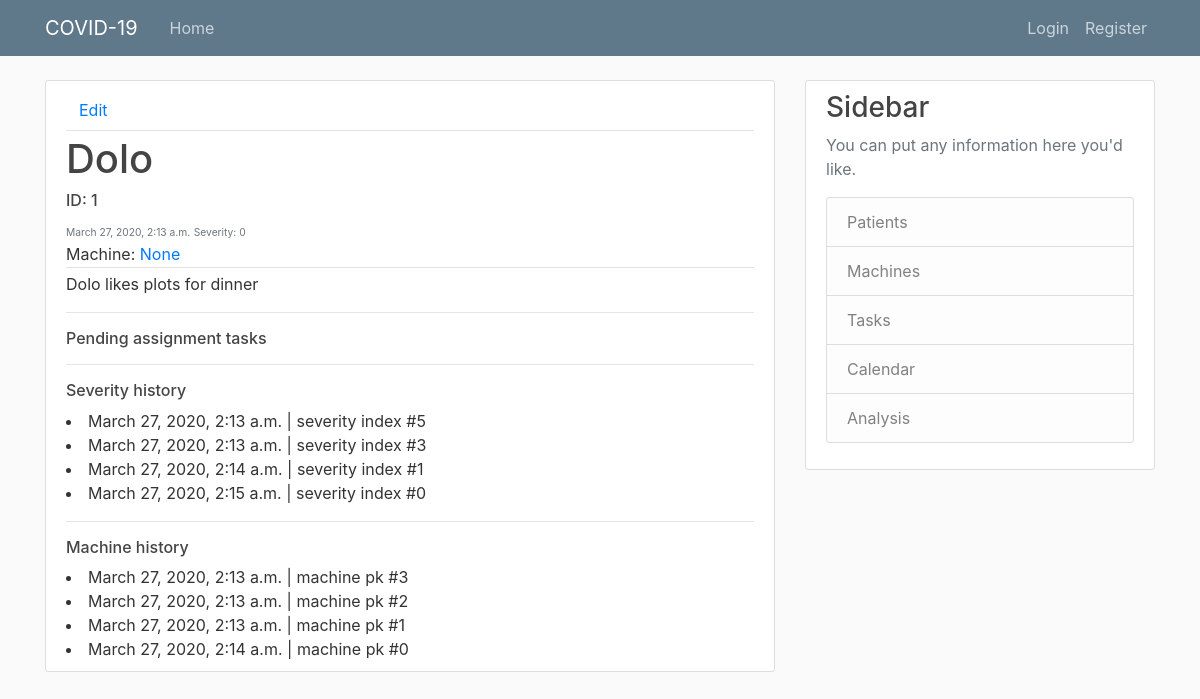
The app's page /manager/patient/1/, older data.
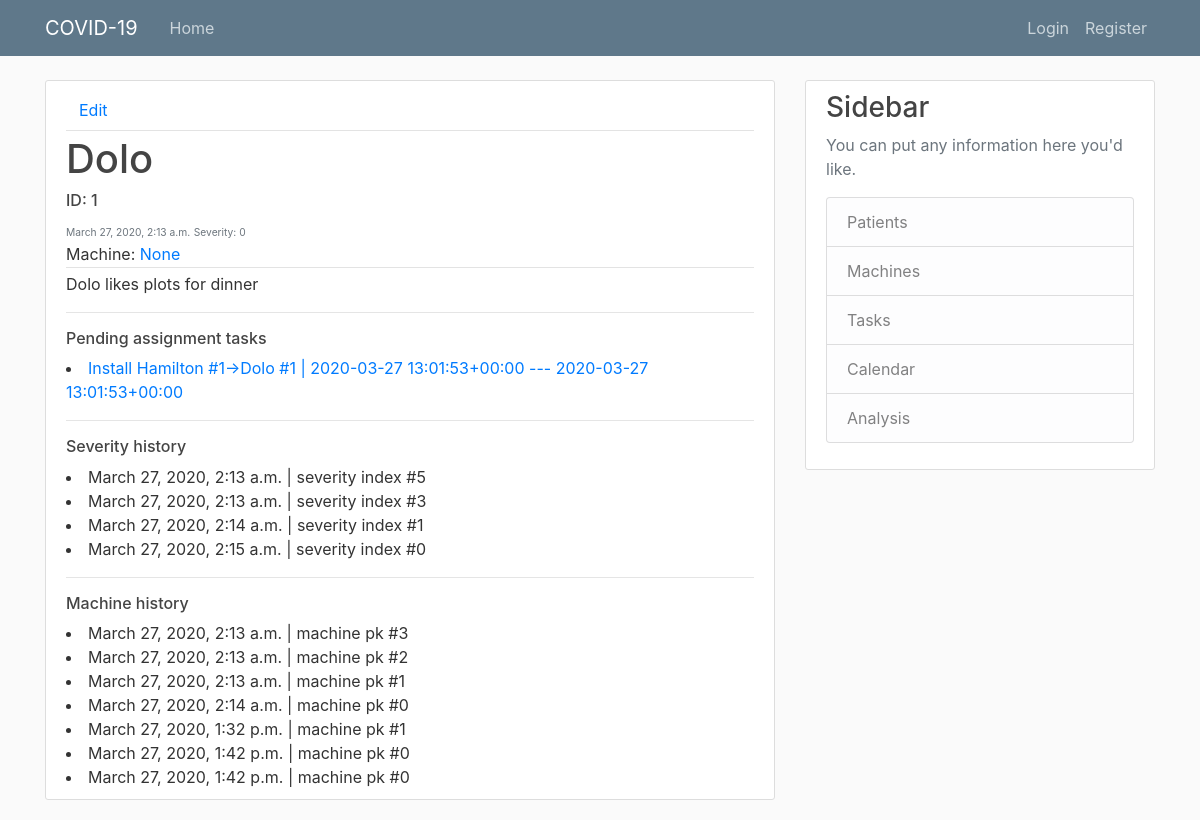
The same page, newer data.
### manager/models.py (models this page shows, shortened)
class AssignmetTask(models.Model):
    date = models.DateTimeField('Task by:', default=timezone.now)
    bool_completed = models.BooleanField(default=False)
    patient = models.ForeignKey(Patient, on_delete=models.CASCADE, related_name='machine_assignments')
    machine = models.ForeignKey(Machine, on_delete=models.CASCADE, related_name='machine_assignments')
    start_date = models.DateTimeField('initial date:', default=timezone.now)
    end_date = models.DateTimeField('end date:', default=timezone.now)
    bool_install = models.BooleanField('installed', default=False)
    def __str__(self):
    	return str(self.machine) + '->' + str(self.patient) + ' | ' + str(self.start_date) + ' --- ' + str(self.end_date)

class Machine(models.Model):
    model = models.ForeignKey(MachineType, on_delete=models.CASCADE)
    location = models.CharField(max_length=100)
    description = models.TextField(blank=True)
    patient_pk = models.IntegerField(default=0)
    def __str__(self):
    	return self.model.name + ' #' + str(self.pk)

class MachineType(models.Model):
    name = models.CharField(max_length=100)
    description = models.TextField(blank=True)

class Patient(models.Model):
    name = models.CharField(max_length=100)
    SEVERITY = (
    	(0, 'Healed'),
        (1, 'Low'),
    	(2, 'Moderate'),
    	(3, 'Medium'),
    	(4, 'High'),
    	(5, 'Very High'),
    	(6, 'Dead'),
    )
    severity = models.IntegerField(default=1, choices=SEVERITY)
    admission_date = models.DateTimeField('Admission date: ', default=timezone.now)
    description = models.TextField(blank=True)
    machine_pk = models.IntegerField(default=0)
    history_severity_x = models.TextField(blank=True)
    history_severity_y = models.TextField(blank=True)
    history_machine_x = models.TextField(blank=True)
    history_machine_y = models.TextField(blank=True)
    def __str__(self):
    	return self.name + ' #' + str(self.pk)
    def get_history_severity(self):
        xx = [datetime.strptime(a, "%Y-%m-%d %H:%M:%S.%f%z") for a in self.history_severity_x.split(', ')]
        yy = [int(a) for a in self.history_severity_y.split(', ')]
        return [{'x': x, 'y': y} for x, y in zip(xx, yy)]
    def get_history_machine(self):
        if len(self.history_machine_y) == 0:
            return []
        xx = [datetime.strptime(a, "%Y-%m-%d %H:%M:%S.%f%z") for a in self.history_machine_x.split(', ')]
        yy = [int(a) for a in self.history_machine_y.split(', ')]
        return [{'x': x, 'y': y} for x, y in zip(xx, yy)]

### manager/views.py (the view, shortened to what this page needs)
# urls.py: path('patient/<int:pk>/', views.patient, name='patient'),
def patient(request, pk):
    try:
        patient = Patient.objects.get(pk=pk)
        if patient.machine_pk == 0:
            return render(request, 'patient.html', {
                'patient': patient,
                'history_severity': patient.get_history_severity(),
                'history_machine': patient.get_history_machine(),
                'tasks': functions.get_assignment_tasks_patient(patient)
            })
    except Patient.DoesNotExist:
        raise Http404("Patient not found")
    except Machine.DoesNotExist:
        raise Http404("Machine not found")

### manager/functions.py (called while the page is built)
def get_assignment_tasks_patient(patient):
    return AssignmetTask.objects.filter(patient=patient).filter(bool_completed=False)

### manager/templates/patient.html
{% extends "base.html" %}
{% block content %}
	<article class="media content-section">
	  <div class="media-body">
			<div class="article-metadata">
				<a class="btn" href="{% url 'patient-update' patient.pk %}">Edit</a>
			</div>
			<div class="article-metadata">
				<h1>{{ patient.name }}</h1>
				<h6>ID: {{ patient.pk }}</h6>
				<small class="text-muted">
					<small>{{ patient.admission_date }}</small>
					<small>Severity: {{patient.severity}}</small>
				</small>
				<div>
					Machine:
					{% if machine %}
						<a href="{% url 'machine' machine.pk %}">{{ machine }}</a>
					{% else %}
						<a href="#">None</a>
					{% endif %}
				</div>
			</div>
			<p class="article-content">{{ patient.description }}</p>
			<hr>
			<h6>Pending assignment tasks</h6>
			<div class="">
				{% for task in tasks %}
					{% if task.bool_install == 0 %}
						<li><a href="{% url 'assignment_task' task.pk %}">Install {{ task }}</a></li>
					{% else %}
						<li><a href="{% url 'assignment_task' task.pk %}">Remove {{ task }}</a></li>
					{% endif %}
				{% endfor %}
			</div>
			<hr>
			<h6>Severity history</h6>
			<div class="">
				{% for severity_time in history_severity %}
				<li>{{ severity_time.x }} | severity index #{{ severity_time.y }}</li>
				{% endfor %}
			</div>
			<hr>
			<h6>Machine history</h6>
			<div class="">
				{% for machine_time in history_machine %}
				<li>{{ machine_time.x }} | machine pk #{{ machine_time.y }}</li>
				{% endfor %}
			</div>
	  </div>
	</article>
{% endblock content %}

Row changes from the older to the newer data that the page shows:
added AssignmetTask: machine+patient+start_date "Hamilton #1->Dolo #1 | 2020-03-27 13:01:53+00:00 --- 2020-03-27 13:01:53+00:00"
Text that changed along with them:
new list line: "March 27, 2020, 1:32 p.m. | machine pk # 1"
new list line: "March 27, 2020, 1:42 p.m. | machine pk # 0"
